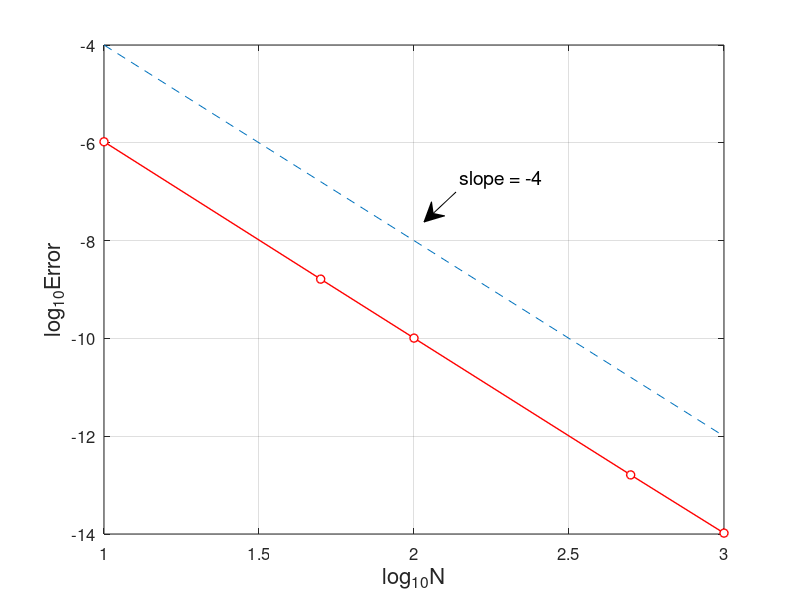

MATLAB code to generate this figure:
% RungeKutta_error.m
% Runge-Kutta method for the ODE model
% u'(t)=t^2+t-u, t \in [0,2] 
% Initial value : u(0)=0 ;
% Exact solution : u(t)=-exp(-t)+t^2-t+1.
clear all;  clf
Nvec=[10 50 100 500 1000];        % Number of divisions
Error=[];
fun=@(t,u) t.^2+t-u;              % RHS
for k=1:length(Nvec)
    N=Nvec(k);
    h=1/N;
    x=0:h:1;                      % interval division
    u(1)=0;                       % initial value
    for n=1:N
        k1=fun(x(n),u(n));
        k2=fun(x(n)+h./2,u(n)+h.*k1/2);
        k3=fun(x(n)+h./2,u(n)+h.*k2/2);
        k4=fun(x(n)+h,u(n)+h.*k3);
        u(n+1)=u(n)+h.*(k1+2.*k2+2.*k3+k4)./6;
    end
    ue=-exp(-x)+x.^2-x+1;         % exact solution
    error=max(abs(u-ue));
    Error=[Error,error];
end
plot(log10(Nvec),log10(Error),'ro-','MarkerFaceColor','w','LineWidth',1)
hold on
plot(log10(Nvec),log10(Nvec.^(-4)), '--')
grid on
%title('Convergence of Runge-Kutta Method','fontsize',12)
set(gca,'fontsize',12)
xlabel('log_{10}N','fontsize', 16), ylabel('log_{10}Error','fontsize',16)

% add annotation of slope
ax = [0.57 0.53];
ay = [0.68 0.63];
annotation('textarrow',ax,ay,'String','slope = -4 ','fontsize',14)

% computating convergence order
for n=1:length(Nvec)-1
    order(n)=-log(Error(n)/Error(n+1))/(log(Nvec(n)/Nvec(n+1)));
end
Error
order

% print -dpng -r600  RungeKutta_error.png
